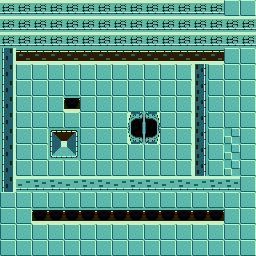

This game map was drawn from its Tiled (.tmx) file and the tilesets committed beside it. A one-line description and the full map source follow:
An orthogonal 16x16 tile map with 16x16 px tiles, 1 tile layer (Tile Layer 1).

<map version="1.2" tiledversion="1.3.3" orientation="orthogonal" renderorder="right-down" width="16" height="16" tilewidth="16" tileheight="16" infinite="0" nextlayerid="2" nextobjectid="1">
 <tileset firstgid="1" source="dungeon_tiles/Deepnight Dungeon Tileset 16.tsx" />
 <layer id="1" name="Tile Layer 1" width="16" height="16">
  <data encoding="csv">
5,5,5,5,5,5,5,5,5,5,5,5,5,5,25,25,
5,5,5,5,5,5,5,5,5,5,5,5,5,5,5,5,
5,5,5,5,5,5,5,5,5,5,5,5,5,5,5,5,
61,63,63,63,63,63,63,63,63,63,63,63,63,63,25,25,
61,25,25,25,25,25,25,25,25,25,25,25,49,25,25,25,
61,25,25,25,25,25,25,25,25,25,25,25,49,25,25,25,
61,25,25,25,18,25,25,25,25,25,25,25,49,25,25,25,
61,25,25,25,25,25,25,25,10,11,25,25,49,25,25,25,
61,25,25,39,40,25,25,25,22,23,25,25,49,25,13,25,
61,25,25,51,52,25,25,25,25,25,25,25,49,25,13,25,
61,25,25,25,25,25,25,25,25,25,25,25,49,25,13,25,
61,37,38,38,37,38,38,37,38,38,37,38,37,38,38,25,
25,25,25,25,25,25,25,25,25,25,25,25,25,25,25,25,
25,25,18,18,18,18,18,18,18,18,18,18,18,18,25,25,
25,25,25,25,25,25,25,25,25,25,25,25,25,25,25,25,
25,25,25,25,25,25,25,25,25,25,25,25,25,25,25,25
</data>
 </layer>
</map>